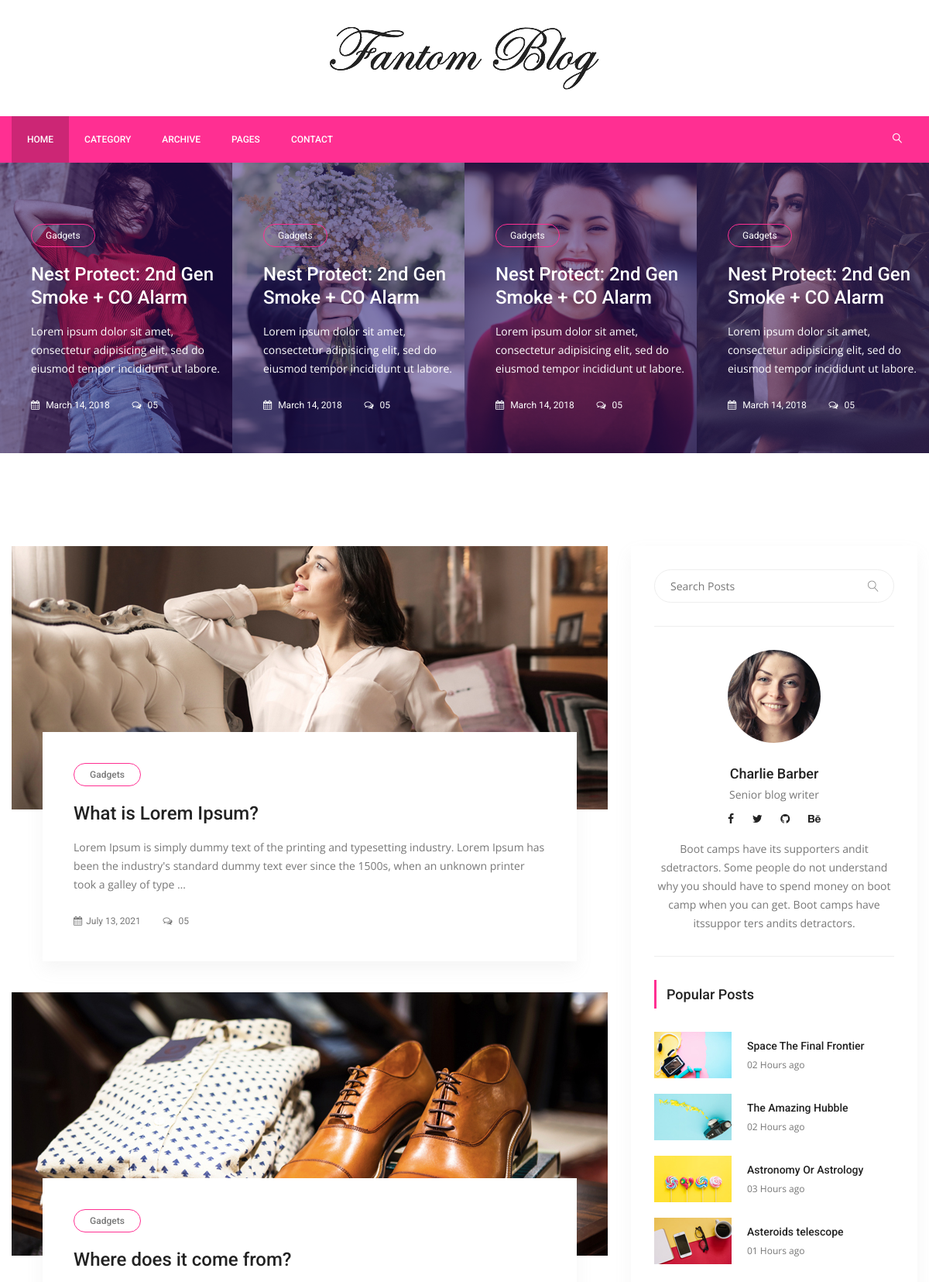
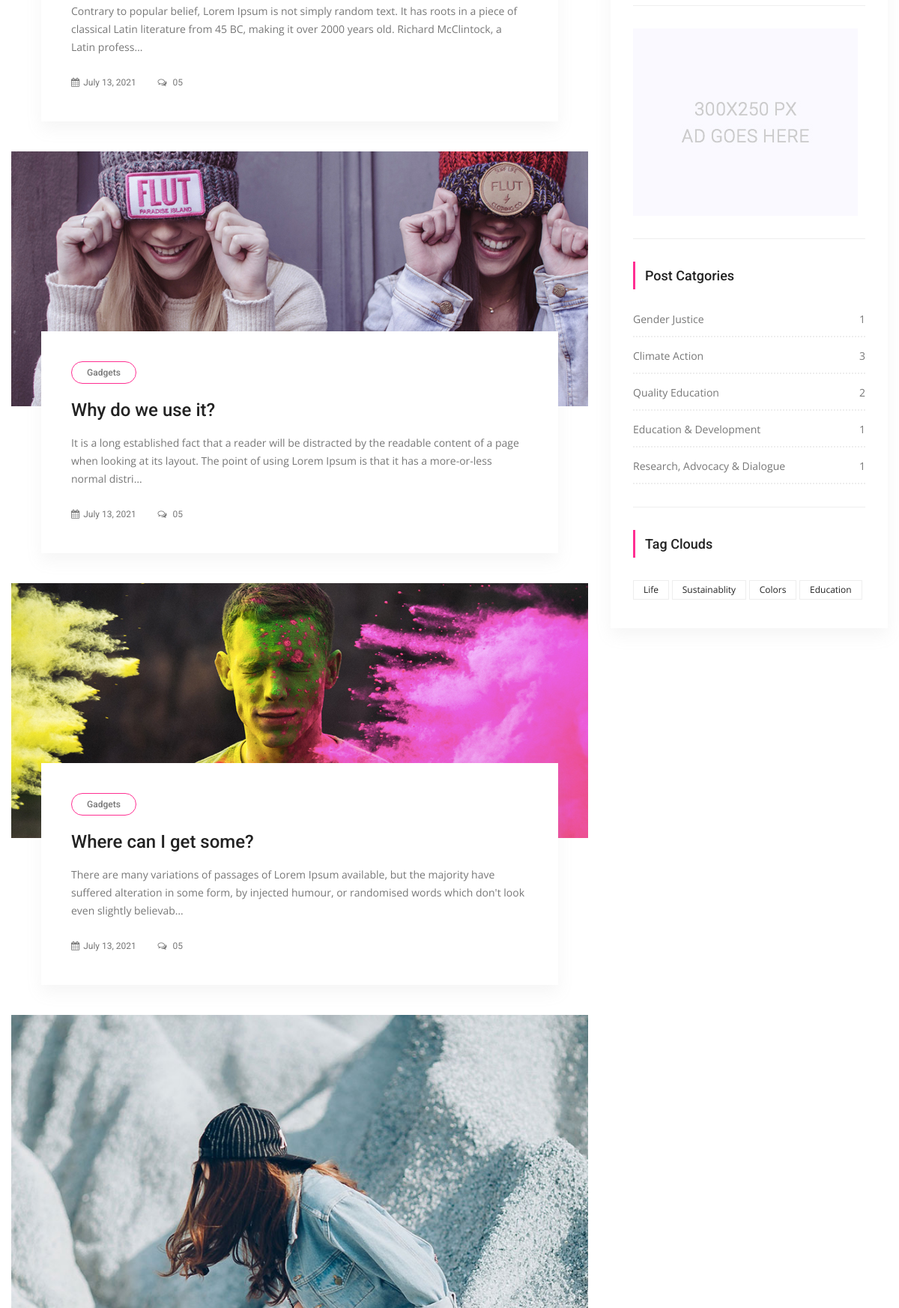
The page / (upper part) on the database its author committed (2 pictures, top to bottom).
### posts/models.py (models this page shows, shortened)
class Post(models.Model):
    title = models.CharField(max_length=100)
    content = models.CharField(max_length=500)
    publishing_date = models.DateField(auto_now_add=True)
    image = models.ImageField(blank=True, null=True, upload_to='uploads/')
    user = models.ForeignKey(settings.AUTH_USER_MODEL, on_delete=models.CASCADE)
    slug = models.SlugField(default="slug", editable=False)
    category = models.ForeignKey(Category, on_delete=models.CASCADE, default=2, related_name="post")
    tag = models.ManyToManyField(Tag, related_name='post', blank=True)
    slider_post = models.BooleanField(default=False)

class Category(models.Model):
    title = models.CharField(max_length=150)
    slug = models.SlugField(default="slug", editable=False)
    def post_count(self):
        return self.post.all().count()

class Tag(models.Model):
    title = models.CharField(max_length=100)
    slug = models.SlugField(editable=False)
    def __str__(self):
        return self.title

### posts/views.py (the view)
# urls.py: path('', IndexView.as_view(), name='index'),
class IndexView(ListView):
    template_name = "posts/index.html"
    model = Post
    context_object_name = 'posts'
    def get_context_data(self, *, object_list=None, **kwargs):
        context = super(IndexView, self).get_context_data(**kwargs)
        context['slider_post'] = Post.objects.all().filter(slider_post=True)
        return context

### posts/templatetags/custom_tags.py (called while the page is built)
@register.simple_tag(name="categories")
def all_categories():
    return Category.objects.all()

@register.simple_tag(name="tags")
def all_tags():
    return Tag.objects.all()

### templates/posts/index.html (shortened to what this page needs)
{% extends 'base.html'%}
{%load static%}
{% block content %}
        <section class="post_slider_area">
			<div class="post_slider_inner owl-carousel">
				<div class="item">
					<div class="post_s_item">
						<div class="post_img">
							<img src="{% static "img/post-slider/post-s-1.jpg" %}" alt="">
						</div>
						<div class="post_text">
							<a class="cat" href="#">Gadgets</a>
							<a href="single-blog.html"><h4>Nest Protect: 2nd Gen Smoke + CO Alarm</h4></a>
							<p>Lorem ipsum dolor sit amet, consectetur adipisicing elit, sed do eiusmod tempor incididunt ut labore.</p>
							<div class="date">
								<a href="#"><i class="fa fa-calendar" aria-hidden="true"></i> March 14, 2018</a>
								<a href="#"><i class="fa fa-comments-o" aria-hidden="true"></i> 05</a>
							</div>
						</div>
					</div>
				</div>
				<div class="item">
					<div class="post_s_item">
						<div class="post_img">
							<img src="{% static "img/post-slider/post-s-2.jpg" %}" alt="">
						</div>
						<div class="post_text">
							<a class="cat" href="#">Gadgets</a>
							<a href="single-blog.html"><h4>Nest Protect: 2nd Gen Smoke + CO Alarm</h4></a>
							<p>Lorem ipsum dolor sit amet, consectetur adipisicing elit, sed do eiusmod tempor incididunt ut labore.</p>
							<div class="date">
								<a href="#"><i class="fa fa-calendar" aria-hidden="true"></i> March 14, 2018</a>
								<a href="#"><i class="fa fa-comments-o" aria-hidden="true"></i> 05</a>
							</div>
						</div>
					</div>
				</div>
				<div class="item">
					<div class="post_s_item">
						<div class="post_img">
							<img src="{% static "img/post-slider/post-s-3.jpg" %}" alt="">
						</div>
						<div class="post_text">
							<a class="cat" href="#">Gadgets</a>
							<a href="single-blog.html"><h4>Nest Protect: 2nd Gen Smoke + CO Alarm</h4></a>
							<p>Lorem ipsum dolor sit amet, consectetur adipisicing elit, sed do eiusmod tempor incididunt ut labore.</p>
							<div class="date">
								<a href="#"><i class="fa fa-calendar" aria-hidden="true"></i> March 14, 2018</a>
								<a href="#"><i class="fa fa-comments-o" aria-hidden="true"></i> 05</a>
							</div>
						</div>
					</div>
				</div>
				<div class="item">
					<div class="post_s_item">
						<div class="post_img">
							<img src="{% static "img/post-slider/post-s-4.jpg" %}" alt="">
						</div>
						<div class="post_text">
							<a class="cat" href="#">Gadgets</a>
							<a href="single-blog.html"><h4>Nest Protect: 2nd Gen Smoke + CO Alarm</h4></a>
							<p>Lorem ipsum dolor sit amet, consectetur adipisicing elit, sed do eiusmod tempor incididunt ut labore.</p>
							<div class="date">
								<a href="#"><i class="fa fa-calendar" aria-hidden="true"></i> March 14, 2018</a>
								<a href="#"><i class="fa fa-comments-o" aria-hidden="true"></i> 05</a>
							</div>
						</div>
					</div>
				</div>
			</div>
        </section>
        <section class="blog_area p_120">
            <div class="container">
                <div class="row">
                    <div class="col-lg-8">
                        <div class="blog_left_sidebar">
							{%for post in posts%}
                            <article class="blog_style1">
                            	<div class="blog_img">
                            		<img class="img-fluid" src="{{post.image.url}}" alt="">
                            	</div>
                            	<div class="blog_text">
									<div class="blog_text_inner">
										<a class="cat" href="#">Gadgets</a>
										<a href="{% url 'detail' pk=post.pk slug=post.slug %}"><h4>{{post.title}}</h4></a>
										<p>{{post.content|truncatechars:200}}</p>
										<div class="date">
											<a href="#"><i class="fa fa-calendar" aria-hidden="true"></i>{{post.publishing_date}}</a>
											<a href="#"><i class="fa fa-comments-o" aria-hidden="true"></i> 05</a>
										</div>
									</div>
                            	</div>
                            </article>
                            {%endfor%}
                        </div>
                    </div>
            {%include 'right_side.html'%}
                </div>
            </div>
        </section>
{% endblock %}

### templates/right_side.html
{%load static%}
{%load custom_tags%}
<div class="col-lg-4">
                        <div class="blog_right_sidebar">
                            <aside class="single_sidebar_widget search_widget">
                                <div class="input-group">
                                    <input type="text" class="form-control" placeholder="Search Posts">
                                    <span class="input-group-btn">
                                        <button class="btn btn-default" type="button"><i class="lnr lnr-magnifier"></i></button>
                                    </span>
                                </div>
                                <div class="br"></div>
                            </aside>
                            <aside class="single_sidebar_widget author_widget">
                                <img class="author_img rounded-circle" src="{% static "img/blog/author.png" %}" alt="">
                                <h4>Charlie Barber</h4>
                                <p>Senior blog writer</p>
                                <div class="social_icon">
                                    <a href="#"><i class="fa fa-facebook"></i></a>
                                    <a href="#"><i class="fa fa-twitter"></i></a>
                                    <a href="#"><i class="fa fa-github"></i></a>
                                    <a href="#"><i class="fa fa-behance"></i></a>
                                </div>
                                <p>Boot camps have its supporters andit sdetractors. Some people do not understand why you should have to spend money on boot camp when you can get. Boot camps have itssuppor ters andits detractors.</p>
                                <div class="br"></div>
                            </aside>
                            <aside class="single_sidebar_widget popular_post_widget">
                                <h3 class="widget_title">Popular Posts</h3>
                                <div class="media post_item">
                                    <img src="{% static "img/blog/popular-post/post1.jpg" %}" alt="post">
                                    <div class="media-body">
                                        <a href="blog-details.html"><h3>Space The Final Frontier</h3></a>
                                        <p>02 Hours ago</p>
                                    </div>
                                </div>
                                <div class="media post_item">
                                    <img src="{% static "img/blog/popular-post/post2.jpg" %}" alt="post">
                                    <div class="media-body">
                                        <a href="blog-details.html"><h3>The Amazing Hubble</h3></a>
                                        <p>02 Hours ago</p>
                                    </div>
                                </div>
                                <div class="media post_item">
                                    <img src="{% static "img/blog/popular-post/post3.jpg" %}" alt="post">
                                    <div class="media-body">
                                        <a href="blog-details.html"><h3>Astronomy Or Astrology</h3></a>
                                        <p>03 Hours ago</p>
                                    </div>
                                </div>
                                <div class="media post_item">
                                    <img src="{% static "img/blog/popular-post/post4.jpg" %}" alt="post">
                                    <div class="media-body">
                                        <a href="blog-details.html"><h3>Asteroids telescope</h3></a>
                                        <p>01 Hours ago</p>
                                    </div>
                                </div>
                                <div class="br"></div>
                            </aside>
                            <aside class="single_sidebar_widget">
                                <a href="#"><img class="img-fluid" src="{% static "img/blog/add.jpg" %}" alt=""></a>
                                <div class="br"></div>
                            </aside>
                            <aside class="single_sidebar_widget post_category_widget">
                                <h4 class="widget_title">Post Catgories</h4>
                                <ul class="list cat-list">
                                    {%categories as categories%}
                                    {%for category in categories%}
                                    <li>
                                        <a href="{%url 'category_detail' pk=category.pk slug=category.slug %}" class="d-flex justify-content-between">
                                            <p>{{category.title}}</p>
                                            <p>{{category.post_count}}</p>
                                        </a>
                                    </li>
                                    {%endfor%}
                                </ul>
                                <div class="br"></div>
                            </aside>
                            <aside class="single-sidebar-widget tag_cloud_widget">
                                <h4 class="widget_title">Tag Clouds</h4>
                                <ul class="list">
                                    {% tags as ankits%}
                                    {%for ankit in ankits%}
                                    <li><a href="{%url 'tag_detail' slug=ankit.slug%}">{{ankit}}</a></li>
                                    {%endfor%}
                                </ul>
                            </aside>
                        </div>
                    </div>

### rows shown on the page
Post: image (picture), title "What is Lorem Ipsum?", content "Lorem Ipsum is simply dummy text of the printing and typesetting industry. Lorem Ipsum has been the industry's standard dummy text ever since the 1500s, when an unknown printer took a galley of type …", publishing_date "July 13, 2021"
Post: image (picture), title "Where does it come from?", content "Contrary to popular belief, Lorem Ipsum is not simply random text. It has roots in a piece of classical Latin literature from 45 BC, making it over 2000 years old. Richard McClintock, a Latin profess…", publishing_date "July 13, 2021"
Post: image (picture), title "Why do we use it?", content "It is a long established fact that a reader will be distracted by the readable content of a page when looking at its layout. The point of using Lorem Ipsum is that it has a more-or-less normal distri…", publishing_date "July 13, 2021"
Post: image (picture), title "Where can I get some?", content "There are many variations of passages of Lorem Ipsum available, but the majority have suffered alteration in some form, by injected humour, or randomised words which don't look even slightly believab…", publishing_date "July 13, 2021"
Post: image (picture)
Category: title "Gender Justice", post_count "1"
Category: title "Climate Action", post_count "3"
Category: title "Quality Education", post_count "2"
Category: title "Education & Development", post_count "1"
Category: title "Research, Advocacy & Dialogue", post_count "1"
Tag: title "Life"
Tag: title "Sustainablity"
Tag: title "Colors"
Tag: title "Education"
